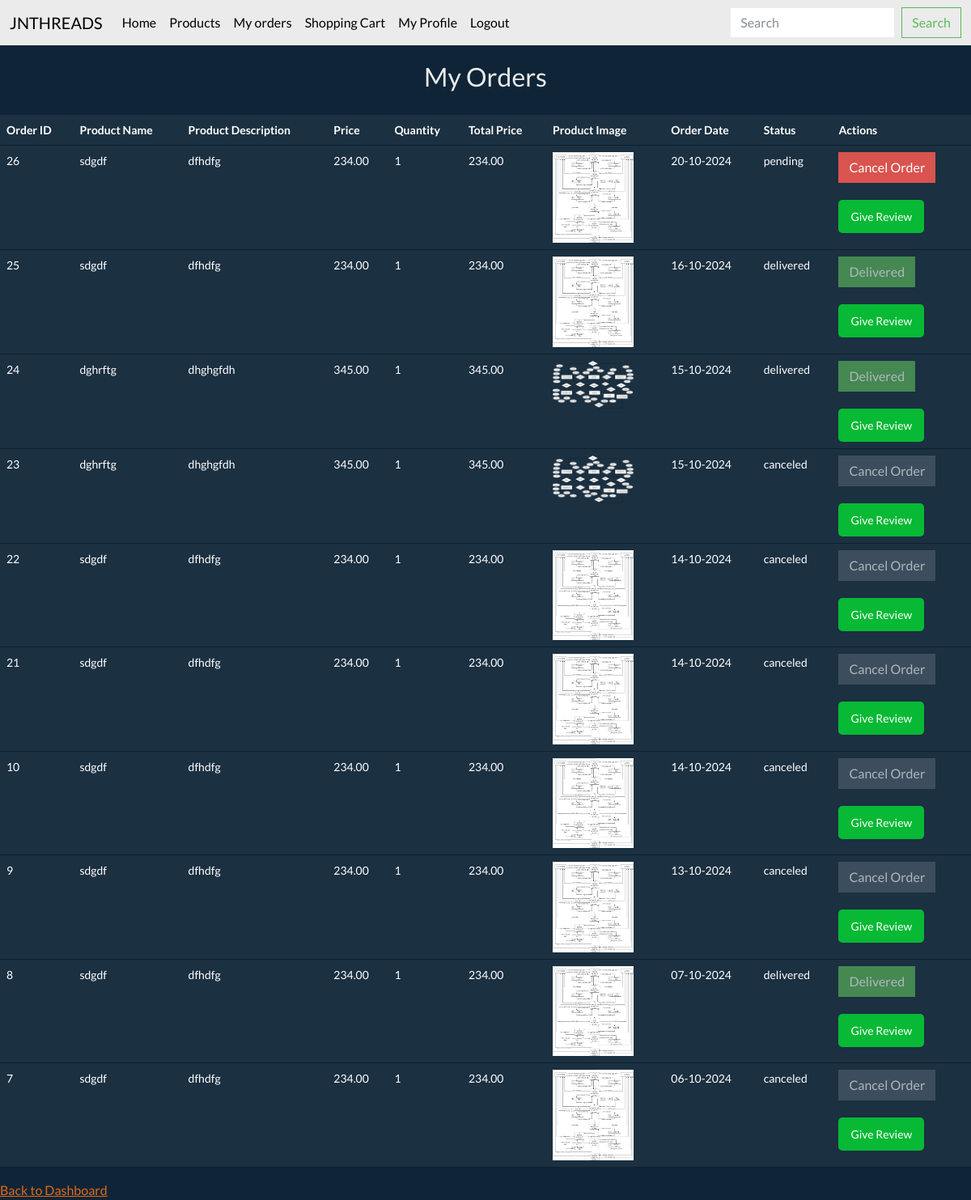
/customer/myorders.php (signed in), run on the app's committed database.
### tables this page shows
CREATE TABLE `orderitems` (
  `order_item_id` int(11) NOT NULL,
  `order_id` int(11) DEFAULT NULL,
  `product_id` int(11) DEFAULT NULL,
  `quantity` int(11) NOT NULL,
  `price` decimal(10,2) NOT NULL
);

CREATE TABLE `orders` (
  `order_id` int(11) NOT NULL,
  `cid` int(11) DEFAULT NULL,
  `total_price` decimal(10,2) NOT NULL,
  `status` enum('pending','shipped','delivered','canceled') DEFAULT 'pending',
  `created_at` timestamp NOT NULL DEFAULT current_timestamp(),
  `updated_at` timestamp NOT NULL DEFAULT current_timestamp() ON UPDATE current_timestamp()
);

CREATE TABLE `products` (
  `product_id` int(11) NOT NULL,
  `name` varchar(100) NOT NULL,
  `description` text DEFAULT NULL,
  `price` decimal(10,2) NOT NULL,
  `stock` int(11) NOT NULL,
  `category_id` int(11) DEFAULT NULL,
  `image_url` varchar(255) DEFAULT NULL,
  `created_at` timestamp NOT NULL DEFAULT current_timestamp(),
  `updated_at` timestamp NOT NULL DEFAULT current_timestamp() ON UPDATE current_timestamp()
);

### customer/myorders.php (the view, shortened to what this page needs)
<?php
include('../database/connection.php');
include('../customer/layout/cheader.php');
$customer_id = $_SESSION['cid'];
$order_query = "SELECT o.order_id, o.created_at AS order_date, o.total_price, o.status,
                oi.order_item_id, oi.quantity, oi.price AS item_price, p.product_id,
                p.name AS product_name, p.description AS product_description, p.image_url
                FROM orders o
                JOIN orderItems oi ON o.order_id = oi.order_id
                JOIN products p ON oi.product_id = p.product_id
                WHERE o.cid = ? ORDER BY o.order_id DESC;";
$stmt = $conn->prepare($order_query);
$stmt->bind_param('i', $customer_id);
$stmt->execute();
$result = $stmt->get_result();
?>
<div class="my-orders">
    <h2 style="text-align: center; padding: 20px;">My Orders</h2>
    <table class="table">
        <thead>
            <tr>
                <th>Order ID</th>
                <th>Product Name</th>
                <th>Product Description</th>
                <th>Price</th>
                <th>Quantity</th>
                <th>Total Price</th>
                <th>Product Image</th>
                <th>Order Date</th>
                <th>Status</th>
                <th>Actions</th>
            </tr>
        </thead>
        <tbody>
            <?php while ($order = $result->fetch_assoc()) { ?>
                <tr data-orderid="<?php echo htmlspecialchars($order['order_id']); ?>">
                    <td><?php echo htmlspecialchars($order['order_id']); ?></td>
                    <td><?php echo htmlspecialchars($order['product_name']); ?></td>
                    <td><?php echo htmlspecialchars($order['product_description']); ?></td>
                    <td><?php echo number_format($order['item_price'], 2); ?></td>
                    <td><?php echo htmlspecialchars($order['quantity']); ?></td>
                    <td><?php echo number_format($order['quantity'] * $order['item_price'], 2); ?></td>
                    <td><img src="<?php echo htmlspecialchars($order['image_url']); ?>" alt="Product Image" width="100"></td>
                    <td><?php echo date('d-m-Y', strtotime($order['order_date'])); ?></td>
                    <td><?php echo htmlspecialchars($order['status']); ?></td>
                    <td>
                        <?php if ($order['status'] == 'pending'): ?>
                            <button type="button" class="btn btn-danger cancelOrderBtn" data-orderid="<?php echo htmlspecialchars($order['order_id']); ?>">
                                Cancel Order
                            </button>
                        <?php elseif ($order['status'] == 'delivered'): ?>
                            <button class="btn btn-success" disabled>Delivered</button>
                        <?php else: ?>
                            <button type="button" class="btn btn-secondary" disabled>Cancel Order</button>
                        <?php endif; ?>
                        <br><br>
                        <form method="post" action="review.php?product_id=<?php echo htmlspecialchars($order['product_id']); ?>">
                            <input type="submit" value="Give Review" name="give_review"
                            style="background-color: #07b934; color: white; border-radius: 5px;
                            border: none; padding: 10px 15px; cursor: pointer;"
                            onmouseover="this.style.backgroundColor='#04a004';"
                            onmouseout="this.style.backgroundColor='#07b934';"
                            <?php if ($order['status'] != 'delivered') echo 'disabled'; ?> />
                        </form>
                    </td>
                </tr>
            <?php } ?>
        </tbody>
    </table>
</div>
<a href="../dashboard.php">Back to Dashboard</a>

### customer/layout/cheader.php (shortened to what this page needs)
<!doctype html>
<html lang="en">
<head>
    <link href="https://cdn.jsdelivr.net/npm/bootstrap@5.3.3/dist/css/bootstrap.min.css" rel="stylesheet">
    <link rel="stylesheet" href="css/bootstrap.min.css">
    <script src="https://cdn.jsdelivr.net/npm/bootstrap@5.3.3/dist/js/bootstrap.bundle.min.js"></script></head>
<body>
<nav class="navbar navbar-expand-lg bg-body-tertiary">
        <div class="container-fluid">
            <a class="navbar-brand" href="../dashboard.php">JNTHREADS</a>
            <div class="collapse navbar-collapse" id="navbarScroll">
                <ul class="navbar-nav me-auto my-2 my-lg-0 navbar-nav-scroll">
                    <li class="nav-item">
                        <a class="nav-link active" aria-current="page" href="../dashboard.php">Home</a>
                    </li>
                    <li class="nav-item">
                        <a class="nav-link active" aria-current="page" href="http://localhost/ecs/customer/view_product.php">Products</a>
                    </li>
                    <li class="nav-item">
                        <a class="nav-link active" aria-current="page" href="http://localhost/ecs/customer/myorders.php">My orders</a>
                    </li>
                    <li class="nav-item">
                        <a class="nav-link active" aria-current="page" href="http://localhost/ecs/customer/cart.php">Shopping Cart</a>
                    </li>
                    <li class="nav-item">
                        <a class="nav-link active" aria-current="page" href="http://localhost/ecs/customer/view_profile.php">My Profile</a>
                    </li>
                    <li class="nav-item">
                        <a class="nav-link active" aria-current="page" href="http://localhost/ecs//logout.php">Logout</a>
                    </li>
                </ul>
                <form class="d-flex" role="search">
                    <input class="form-control me-2" type="search" placeholder="Search" aria-label="Search">
                    <button class="btn btn-outline-success" type="submit">Search</button>
                </form>
            </div>
        </div>
    </nav>

### data on the page
orderitems: order.order_id "26", product.name "sdgdf", product.description "dfhdfg", price "234.00", quantity "1", $order['quantity']*$order['item_price'] "234.00", product.image_url (picture), order.created_at "20-10-2024", order.status "pending"
orders: give_review "Give Review"
orderitems: order.order_id "25", product.name "sdgdf", product.description "dfhdfg", price "234.00", quantity "1", $order['quantity']*$order['item_price'] "234.00", product.image_url (picture), order.created_at "16-10-2024", order.status "delivered", shows "Delivered"
orders: give_review "Give Review"
orderitems: order.order_id "24", product.name "dghrftg", product.description "dhghgfdh", price "345.00", quantity "1", $order['quantity']*$order['item_price'] "345.00", product.image_url (picture), order.created_at "15-10-2024", order.status "delivered", shows "Delivered"
orders: give_review "Give Review"
orderitems: order.order_id "23", product.name "dghrftg", product.description "dhghgfdh", price "345.00", quantity "1", $order['quantity']*$order['item_price'] "345.00", product.image_url (picture), order.created_at "15-10-2024", order.status "canceled", shows "Cancel Order"
orders: give_review "Give Review"
orderitems: order.order_id "22", product.name "sdgdf", product.description "dfhdfg", price "234.00", quantity "1", $order['quantity']*$order['item_price'] "234.00", product.image_url (picture), order.created_at "14-10-2024", order.status "canceled", shows "Cancel Order"
orders: give_review "Give Review"
orderitems: order.order_id "21", product.name "sdgdf", product.description "dfhdfg", price "234.00", quantity "1", $order['quantity']*$order['item_price'] "234.00", product.image_url (picture), order.created_at "14-10-2024", order.status "canceled", shows "Cancel Order"
orders: give_review "Give Review"
orderitems: order.order_id "10", product.name "sdgdf", product.description "dfhdfg", price "234.00", quantity "1", $order['quantity']*$order['item_price'] "234.00", product.image_url (picture), order.created_at "14-10-2024", order.status "canceled", shows "Cancel Order"
orders: give_review "Give Review"
orderitems: order.order_id "9", product.name "sdgdf", product.description "dfhdfg", price "234.00", quantity "1", $order['quantity']*$order['item_price'] "234.00", product.image_url (picture), order.created_at "13-10-2024", order.status "canceled", shows "Cancel Order"
orders: give_review "Give Review"
orderitems: order.order_id "8", product.name "sdgdf", product.description "dfhdfg", price "234.00", quantity "1", $order['quantity']*$order['item_price'] "234.00", product.image_url (picture), order.created_at "07-10-2024", order.status "delivered", shows "Delivered"
orders: give_review "Give Review"
orderitems: order.order_id "7", product.name "sdgdf", product.description "dfhdfg", price "234.00", quantity "1", $order['quantity']*$order['item_price'] "234.00", product.image_url (picture), order.created_at "06-10-2024", order.status "canceled", shows "Cancel Order"
orders: give_review "Give Review"
